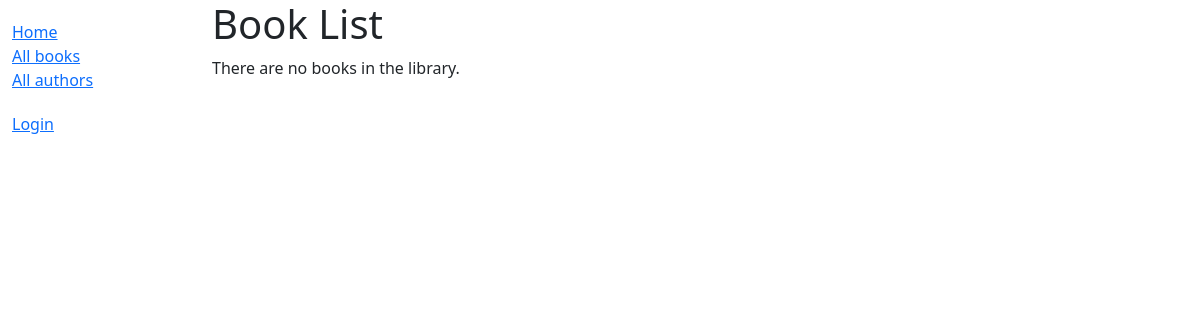
Page /catalog/books/ on the earlier database version.
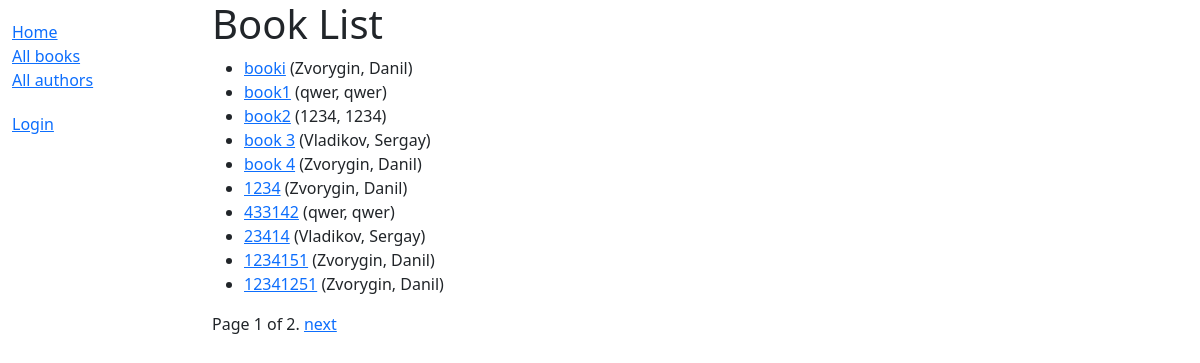
Same page on the later database version.
### catalog/models.py (models this page shows, shortened)
class Book(models.Model):
    title = models.CharField(max_length=200)
    author = models.ForeignKey('Author', on_delete=models.SET_NULL, null=True)
    summary = models.TextField(max_length=1000, help_text="Enter a brief description of the book")
    isbn = models.CharField('ISBN',max_length=13, help_text='13 Character <a href="https://www.isbn-international.org/content/what-isbn">ISBN number</a>')
    genre = models.ManyToManyField(Genre, help_text="Select a genre for this book")
    def get_absolute_url(self):
        return reverse('book-detail', args=[str(self.id)])
    def display_genre(self):
        return ', '.join([ genre.name for genre in self.genre.all()[:3] ])
    display_genre.short_description = 'Genre'

class Author(models.Model):
    first_name = models.CharField(max_length=100)
    last_name = models.CharField(max_length=100)
    date_of_birth = models.DateField(null=True, blank=True)
    date_of_death = models.DateField('Died', null=True, blank=True)
    def __str__(self):
        return '%s, %s' % (self.last_name, self.first_name)

### catalog/views.py (the view)
class BookListView(generic.ListView):
    model = Book
    paginate_by = 10

### catalog/templates/catalog/book_list.html
{% extends "base_generic.html" %}
{% block content %}
    <h1>Book List</h1>
    {% if book_list %}
    <ul>
      {% for book in book_list %}
      <li>
        <a href="{{ book.get_absolute_url }}">{{ book.title }}</a> ({{book.author}})
      </li>
      {% endfor %}
    </ul>
    {% else %}
      <p>There are no books in the library.</p>
    {% endif %}
{% endblock %}

### catalog/templates/base_generic.html (shortened to what this page needs)
<!DOCTYPE html>
<html lang="en">
<head>
  <link href="https://cdn.jsdelivr.net/npm/bootstrap@5.1.3/dist/css/bootstrap.min.css" rel="stylesheet">
  {% load static %}
  <link rel="stylesheet" href="{% static 'css/styles.css' %}">
</head>
<body>
<div class="container-fluid">
<div class="row">
  <div class="col-sm-2">
  {% block sidebar %}
  <ul class="sidebar-nav">
    <li><a href="{% url 'index' %}">Home</a></li>
    <li><a href="{% url 'books' %}">All books</a></li>
    <li><a href="{% url 'authors' %}">All authors</a></li>
  </ul>
  <ul class="sidebar-nav">
   {% if user.is_authenticated %}
     <li>User: {{ user.get_username }}</li>
     <li><a href="{% url 'my-borrowed' %}">My Borrowed</a></li>
     <li><a href="{% url 'logout'%}?next={{request.path}}">Logout</a></li>
   {% else %}
     <li><a href="{% url 'login'%}?next={{request.path}}">Login</a></li>
   {% endif %}
  </ul>
{% endblock %}
  </div>
  <div class="col-sm-10 ">
  {% block content %}{% endblock %}
  {% block pagination %}
    {% if is_paginated %}
        <div class="pagination">
            <span class="page-links">
                <span class="page-current">
                    Page {{ page_obj.number }} of {{ page_obj.paginator.num_pages }}.
                </span>
                {% if page_obj.has_next %}
                    <a href="{{ request.path }}?page={{ page_obj.next_page_number }}">next</a>
                {% endif %}
            </span>
        </div>
    {% endif %}
  {% endblock %}
  </div>
</div>
</div>
</body>
</html>

### catalog/static/css/styles.css (style rules this page uses)
.sidebar-nav { margin-top: 20px; padding: 0; list-style: none; }

Differences in the rows shown:
added Book: title "booki", author "Zvorygin, Danil"
added Book: title "book1", author "qwer, qwer"
added Book: title "book2", author "1234, 1234"
added Book: title "book 3", author "Vladikov, Sergay"
added Book: title "book 4", author "Zvorygin, Danil"
added Book: title "1234", author "Zvorygin, Danil"
added Book: title "433142", author "qwer, qwer"
added Book: title "23414", author "Vladikov, Sergay"
added Book: title "1234151", author "Zvorygin, Danil"
added Book: title "12341251", author "Zvorygin, Danil"
Other differences:
{{ page_obj.number }}: (not shown) → "1"
{{ page_obj.paginator.num_pages }}: (not shown) → "2"
text no longer shown: "There are no books in the library."
text now shown: "Page of . next"
